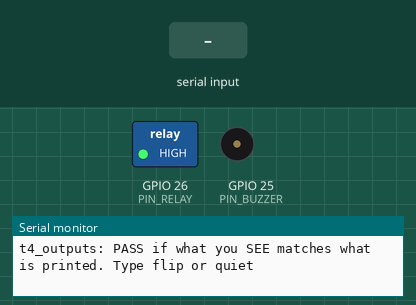
Bench run of a sketch on a simulated ESP32. Shown: switched loads named in the sketch (green lamp = pin HIGH), buzzer (waves = sounding, pin HIGH), the last lines printed to the serial monitor. The inputs (shaded band) are chosen by the test bench.

Above: at 1.2 s.
1.3 s: "flip\n" received over Serial
At 4.2 s:
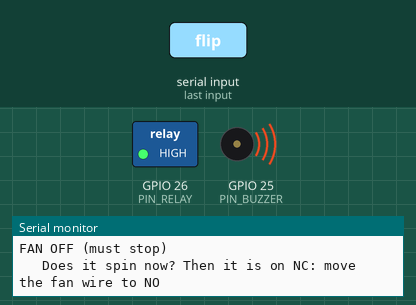
4.3 s: "quiet\n" received over Serial
At 7.3 s:
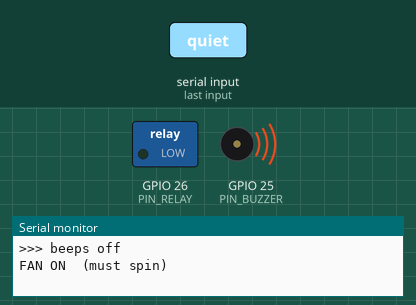
Timing chart, 0 to 13.3 s (numbered marks = the images above; inputs shaded):
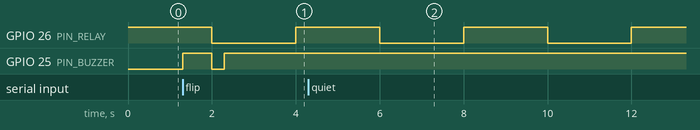

Measured:
- after the input at 4.3 s, GPIO 25 (PIN_BUZZER): stops changing and stays HIGH
- by itself, GPIO 26 (PIN_RELAY): alternates HIGH for 2.0 s and LOW for 2.0 s

The sketch:

t4_outputs.ino
```cpp
// Stage 4 (WIRING.md): relay + fan, buzzer. Serial Monitor at 115200.
// The fan changes every 2 s, with one short beep each time it goes ON.
// Type:  flip  = swap the buzzer level     quiet = beeps off / on
#define PIN_RELAY  26     // fan runs when LOW
#define PIN_BUZZER 25

int  onLevel = HIGH;      // BUZZER_ON_LEVEL
bool fan = false, quiet = false;
uint32_t last = 0, beepEnd = 0;

void buzzer(bool on) { digitalWrite(PIN_BUZZER, on ? onLevel : !onLevel); }

void setup() {
  pinMode(PIN_RELAY, OUTPUT);
  digitalWrite(PIN_RELAY, HIGH);          // relay OFF
  pinMode(PIN_BUZZER, OUTPUT);
  buzzer(false);
  Serial.begin(115200);
  Serial.println("\nt4_outputs: PASS if what you SEE matches what is printed. Type flip or quiet");
}

void loop() {
  uint32_t now = millis();
  if (now - last >= 2000) {
    last = now;
    fan = !fan;
    digitalWrite(PIN_RELAY, fan ? LOW : HIGH);
    bool beep = fan && !quiet;
    Serial.printf("FAN %s%s\n", fan ? "ON  (must spin)" : "OFF (must stop)", beep ? "   BUZZER ON for 0.3 s" : "");
    if (!fan) Serial.println("   Does it spin now? Then it is on NC: move the fan wire to NO");
    if (beep) { buzzer(true); beepEnd = now + 300; }
  }
  if (beepEnd && (int32_t)(now - beepEnd) >= 0) { buzzer(false); beepEnd = 0; }
  if (Serial.available()) {
    String s = Serial.readStringUntil('\n');
    s.trim();
    if (s == "flip") {
      onLevel = !onLevel;
      buzzer(false);
      Serial.printf(">>> config.h: #define BUZZER_ON_LEVEL  %s\n", onLevel ? "HIGH" : "LOW");
    } else if (s == "quiet") {
      quiet = !quiet;
      Serial.println(quiet ? ">>> beeps off" : ">>> beeps on");
    }
  }
}
```
